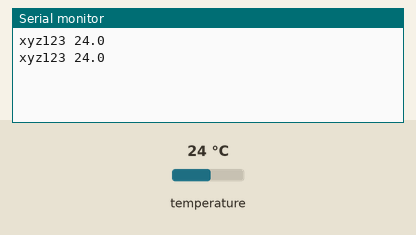
Simulated run of this sketch. Board: Arduino Uno, built with avr-gcc and run on an emulated ATmega328P. Shown: the last lines printed to the serial monitor. Inputs (shaded band) come from the test bench; at power-on: temperature 24 °C.

Above: at 4.3 s.
4.4 s: temperature set to 12 °C
At 7.2 s:
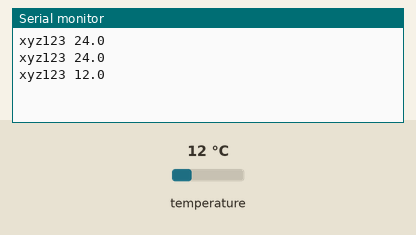
8.1 s: temperature set to 19 °C
At 10.4 s:
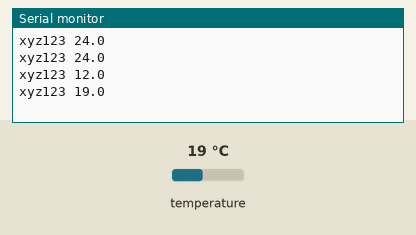
Timing chart, 0 to 11.9 s (numbered marks = the images above; inputs shaded):
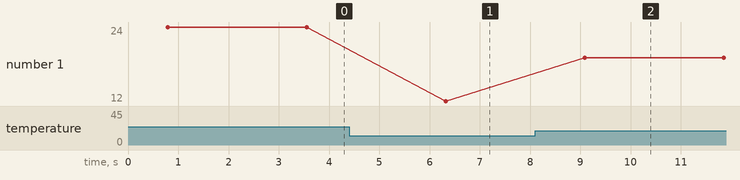

The sketch:

arduino2mysql.ino
```cpp
/*
  Arduinotour 2013 @ Verona

  Nome Progetto: Arduino 2 MySQL
  Autori: Edoardo Scalafiotti || Andrea Lizzi, Arduino2MySql
  Materiale utilizzato: Arduino Uno, RaspBerry PI, StarterKit.
  Linguaggi di programmazione: Arduino, PHP, SQL, Javascript, Python
  Framework utilizzato: Yii (PHP), JQuery (Javascript)
  Descrizione: connettere Arduino ad un sistema Unix (Linux o Mac)
  e inviare dati provenienti da un’uscita analogica (come un lettore
  di temperatura o di luce). Il dato viene quindi salvato in un
  database MySql

  Maggiori informazioni: http://goo.gl/2ZowO
*/

#include <OneWire.h>
#include <DallasTemperature.h>

// Data wire is plugged into port 10 on the Arduino
#define ONE_WIRE_BUS 10

// Setup a oneWire instance to communicate with any OneWire devices (not just Maxim/Dallas temperature ICs)
OneWire oneWire(ONE_WIRE_BUS);

// Pass our oneWire reference to Dallas Temperature.
DallasTemperature sensors(&oneWire);

// arrays to hold device address
DeviceAddress insideThermometer;

void setup(void)
{
  Serial.begin(9600);
  sensors.begin();
  if (!sensors.getAddress(insideThermometer, 0))
    Serial.println("Unable to find address for Device 0");
  sensors.setResolution(insideThermometer, 12);

}


void printTemperature(DeviceAddress deviceAddress) // function to print the temperature for a device
{
  float tempC = sensors.getTempC(deviceAddress);
  String a;
  char temp[10];
  dtostrf(tempC, 2, 1, temp);
  String tempAsString = String(temp);
  //Serial.println("insideThermometer " + tempAsString);
  Serial.println("xyz123 " + tempAsString);
  delay(1000);
}

void loop(void)
{
  sensors.requestTemperatures(); // Send the command to get temperatures
  printTemperature(insideThermometer); // Use a simple function to print out the data

  delay(1000);
}
```

Measured:
- after the input at 4.4 s, the serial monitor: prints a new line after 1.9 s (image 1)
- after the input at 8.1 s, the serial monitor: prints a new line after 0.99 s (image 2)
- plotted number 1: 24 → 12 after the input at 4.4 s, 12 → 19 after the input at 8.1 s
